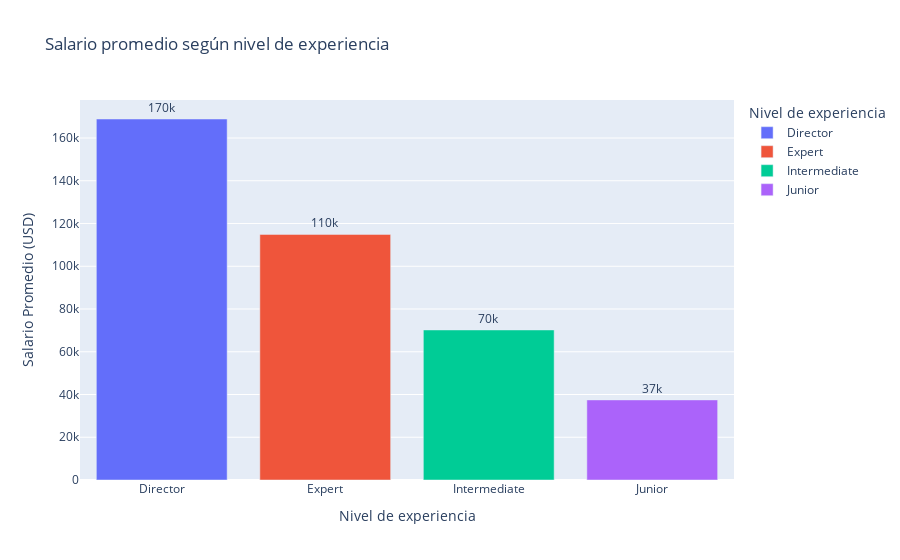

The cell this chart's notebook holds for it:
### Code cell
import plotly.express as px
# --- Pregunta 2: Salario promedio según nivel de experiencia ---


# Agrupar salario promedio por nivel de experiencia
salary_by_experience = (
    df.groupby('experience_level')['salary_usd']
    .mean()
    .sort_values(ascending=False)
    .reset_index()
)

# Crear gráfico de barras con Plotly
fig = px.bar(
    salary_by_experience,
    x='experience_level',
    y='salary_usd',
    title='Salario promedio según nivel de experiencia',
    labels={
        'experience_level': 'Nivel de experiencia',
        'salary_usd': 'Salario Promedio (USD)'
    },
    text='salary_usd',
    color='experience_level'
)
fig.update_traces(texttemplate='%{text:.2s}', textposition='outside')
fig.update_layout(xaxis={'categoryorder': 'total descending'})

# Mostrar gráfico
fig.show()

### Figure 1 — Plotly figure (JSON) as saved in the notebook; plotly's stock layout.template omitted (floating-point values rounded to 4 significant figures)
{"data": [{"hovertemplate": "Nivel de experiencia=%{x}<br>Salario Promedio (USD)=%{text}<extra></extra>", "legendgroup": "Director", "marker": {"color": "#636efa", "pattern": {"shape": ""}}, "name": "Director", "orientation": "v", "showlegend": true, "text": [168900.0], "textposition": "outside", "texttemplate": "%{text:.2s}", "type": "bar", "x": ["Director"], "xaxis": "x", "y": [168900.0], "yaxis": "y"}, {"hovertemplate": "Nivel de experiencia=%{x}<br>Salario Promedio (USD)=%{text}<extra></extra>", "legendgroup": "Expert", "marker": {"color": "#EF553B", "pattern": {"shape": ""}}, "name": "Expert", "orientation": "v", "showlegend": true, "text": [114900.0], "textposition": "outside", "texttemplate": "%{text:.2s}", "type": "bar", "x": ["Expert"], "xaxis": "x", "y": [114900.0], "yaxis": "y"}, {"hovertemplate": "Nivel de experiencia=%{x}<br>Salario Promedio (USD)=%{text}<extra></extra>", "legendgroup": "Intermediate", "marker": {"color": "#00cc96", "pattern": {"shape": ""}}, "name": "Intermediate", "orientation": "v", "showlegend": true, "text": [70200.0], "textposition": "outside", "texttemplate": "%{text:.2s}", "type": "bar", "x": ["Intermediate"], "xaxis": "x", "y": [70200.0], "yaxis": "y"}, {"hovertemplate": "Nivel de experiencia=%{x}<br>Salario Promedio (USD)=%{text}<extra></extra>", "legendgroup": "Junior", "marker": {"color": "#ab63fa", "pattern": {"shape": ""}}, "name": "Junior", "orientation": "v", "showlegend": true, "text": [37470.0], "textposition": "outside", "texttemplate": "%{text:.2s}", "type": "bar", "x": ["Junior"], "xaxis": "x", "y": [37470.0], "yaxis": "y"}], "layout": {"barmode": "relative", "legend": {"title": {"text": "Nivel de experiencia"}, "tracegroupgap": 0}, "title": {"text": "Salario promedio según nivel de experiencia"}, "xaxis": {"anchor": "y", "categoryarray": ["Director", "Expert", "Intermediate", "Junior"], "categoryorder": "total descending", "domain": [0, 1], "title": {"text": "Nivel de experiencia"}}, "yaxis": {"anchor": "x", "domain": [0, 1], "title": {"text": "Salario Promedio (USD)"}}}}
